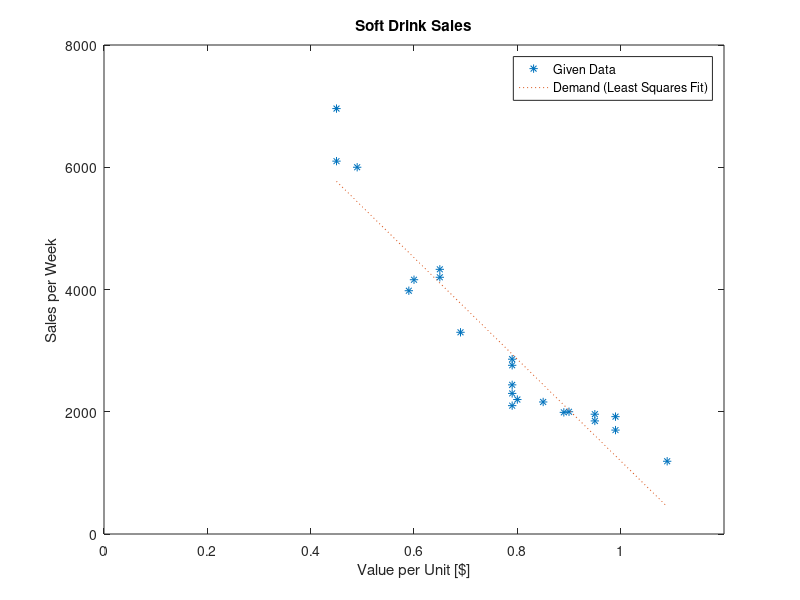

Source code (MATLAB): (Note: this script raises an error after producing the figure.)
%Written for: Computes and outputs Homework set 8 solutions for CSCI 4800-2
%Written by: Justin Clough
%Written on: 03/26/2017

%% Prep workspace

clear
home
close all
DIR = 'Graduate_Courses/CSCI4800/HomeWork/Set8/';

%% Problem 1

% Part C
% Sub-part a
% Create Matrices from given values
Sales = [3980 2200 1850 6100 2100 1700 2000 4200 2440 3300 2300 6000 1190 1960 2760 4330 6960 4160 1990 2860 1920 2160]';
b = Sales;
n = length(b);
A = ones(n,2);
Price = (1/100*[59 80 95 45 79 99 90 65 79 69 79 49 109 95 79 65 45 60 89 79 99 85]');
A(:,2) = Price;

% Compute components of Normal Equation
normed_a = A'*A;
normed_b = A'*b;
C_1 = (normed_a)\normed_b;

% Get values to plot least square line
LS(1) = C_1(1) + C_1(2)*min(Price);
LS(2) = C_1(1) + C_1(2)*max(Price);

% Calculate RMSE
RMSE = norm((b-A*C_1),2)/sqrt(n);

% Create Plots
figure;
plot( Price, Sales, '*');
axis([0 1.2 0 8000 ]);
hold on ;
xlabel('Value per Unit [$]');
ylabel('Sales per Week');
plot([min(Price),max(Price)],LS, ':');
title('Soft Drink Sales')
legend('Given Data', 'Demand (Least Squares Fit)');
print( [DIR 'CSCI4800HW8plot1c1'], '-djpeg');

% Print Requested information
fileID = fopen( [DIR 'CSCI4800HW8Output1c1.txt'], 'w');
fprintf(fileID, 'Results for Problem 1, Part C:\r\n\r\n');
fprintf(fileID, 'Coefficients from Least Squares: \r\n');
fprintf(fileID, 'Intercept: C_1 = %6.1f Sales per Week \r\n', C_1(1));
fprintf(fileID, 'Slope: C_2 = %6.1f Sales per Week per Dollar \r\n', C_1(2));
fprintf(fileID, '\r\nRMSE = %6.1f Sales per Week \r\n', RMSE);

% Sub-part b

%Determine range of possible sales per week
Q_min = min(Sales);
Q_max = max(Sales);
N = 100;
dQ = (Q_max-Q_min)/N;

% For each division in the range of sales per week
for i = 1:N+1;
    Q(i) = Q_min + (i-1)*dQ;
    % Use the LS fit to approximate the needed price per unit
    Value(i) = (Q(i)-C_1(1))/C_1(2);
    % Use given formula to find profit per unit sold per week
    Profit(i) = Q(i)*(Value(i)-0.23);
end

% Determine Max profit
f1 = @(x) (C_1(1)+C_1(2)*x)+C_1(2)*(x-0.23);
fx1 = @(x) (2*C_1(2));
tol = 10^-6;
maxIterations = 100;
x0 = (Q_max-Q_min)/2;
[root_value] = solveEquationByNewton( f1,fx1,x0,tol,maxIterations );
Max_profit = (C_1(1)+C_1(2)*root_value)*(root_value-0.23);

% Plot Profit curve
figure
plot(Value, Profit, '-');
hold on
plot(root_value, Max_profit, 'd')
plot([0 root_value],[Max_profit Max_profit], ':')
plot([root_value root_value], [0 Max_profit], ':')
xlabel('Unit Price [$]');
ylabel('Profit Per Week [$]');
title('Perspective Soft Drink Profits');
legend('Profit Curve', 'Optimal Price Point', 'Location', 'SouthEast')
print( [DIR 'CSCI4800HW8plot1c2'], '-djpeg');
fprintf(fileID, '\r\nOptimal Price per Unit = $ %3.2f \r\n', root_value);
fprintf(fileID, 'Estimated Profit at Optimal Price = $ %6.2f per Week', Max_profit);

% Close file
fclose(fileID);

%% Problem 2

% Part a
% Create Matrices from Given Values
for i=1:6
    t(i) = 0 + (i-1)*1/6;
end
y = [4 2 0 -5 -1 3];

% Create A3 & b3
for j = 1:3;
    for i = 1:6;
        if j == 1;
            A3(i,j) = 1;
        elseif j==2;
            A3(i,j) = cos(2*pi*t(i));
        elseif j==3;
            A3(i,j) = sin(2*pi*t(i));
        end
    end
end
b3 = y';

% Form normal equations & Solve
AA3 = A3'*A3;
Ab3 = A3'*b3;
C3 = AA3\Ab3;

% Calculate Residual
r3 = b3 - A3*C3;

% Create A4 & b4
for j = 1:4;
    for i = 1:6;
        if j == 1;
            A4(i,j) = 1;
        elseif j==2;
            A4(i,j) = cos(2*pi*t(i));
        elseif j==3;
            A4(i,j) = sin(2*pi*t(i));
        elseif j==4;
            A4(i,j) = cos(4*pi*t(i));
        end
    end
end
b4 = y';

% Form normal equations & Solve
AA4 = A4'*A4;
Ab4 = A4'*b4;
C4 = AA4\Ab4;

% Calculate Residual
r4 = b4 - A4*C4;
RMSE = norm(r4,2)/sqrt(6);

% Part b
A5 = [1 1 1 1;
    -2 0 1 2]';
b5 = [log(1) log(2) log(2) log(5)]';

AA5 = A5'*A5;
Ab5 = A5'*b5;

C5 = AA5\Ab5;

r5 = b5-A5*C5;

RMSE = norm(r5,2)/sqrt(4);



%% Problem 3

fileID = fopen( [DIR 'CSCI4800HW8Output3.txt'], 'w');

% Create A
clear A2
A2 = [1 2;
    2 2];

% Use Mod'd Gram-Schimdt
[Q2,R2] = mgs(A2);

% Check for accuracy:
check1 = norm(Q2'*Q2 - eye(2), 2);
check2 = norm(A2 - Q2*R2, 2);

fprintf(fileID, 'Results for Problem 3: \r\n\r\n');
fprintf(fileID, 'Results for first A from part (a): \r\n');
fprintf(fileID, '||A - QR||(2) = %2f \r\n', check2);
fprintf(fileID, '||Q^(T)*Q-I||(2) = %2f \r\n', check1);

% Create A
clear A3
A3 = [4 8 1;
    0 2 -2;
    3 6 7];

% Use Mod'd Gram-Schimdt
[Q3,R3] = mgs(A3);

% Check for accuracy:
check1 = norm(Q3'*Q3 - eye(3), 2);
check2 = norm(A3 - Q3*R3, 2);

fprintf(fileID, 'Results for second A from part (a): \r\n');
fprintf(fileID, '||A - QR||(2) = %2f \r\n', check2);
fprintf(fileID, '||Q^(T)*Q-I||(2) = %2f \r\n', check1);

fclose(fileID);


%% Problem 4

% Part a
clear x

fileID = fopen( [DIR 'CSCI4800HW8Output4.txt'], 'w');
fprintf(fileID, 'Results for Problem 4: \r\n\r\n');
fprintf(fileID, 'Results for part (a) (copy-pasted from Command Window): \r\n\r\n');

% Declare constants from given
t0 = 1950;
tol = 10^-5;
MaxIt = 20;
x0 = [50 0.1]';
t = [1950 1955 1960 1965 1970 1975 1980]';
cars_mil = [53.05 73.04 98.31 139.78 193.48 260.20 320.29]';
m = length(t);

% Create residual functions and jacobian for residual
for i=1:m
    r{i} = @(x) {cars_mil(i)-x(1)*exp((x(2)*(t(i)-t0)))};
    rx{i,:} = @(x) [-exp(x(2)*(t(i)-t0)) , -x(1)*(t(i)-t0)*exp(x(2)*(t(i)-t0))];
end

% Evaluate with gaussNewton; print results
C = gaussNewton(r,rx,x0,tol,MaxIt);
C_book = [54.03, 0.06152];
for i = 1:length(C)
    fprintf(fileID, 'C(%1i) = %3.4f\n', i, C(i));
    Per_Diff(i) = 100*abs((C(i)-C_book(i))/C_book(i));
    fprintf(fileID,...
        'Percent Difference WRT to book (%3.4f) = %3.2f%%\n',...
        C_book(i), Per_Diff(i));
end

% Calculate and print RMSE
for i = 1:m
    Res(i,:) = [r{i}(C)];
end
RMSE = norm(cell2mat(Res), 2)/sqrt(m);
RMSE_book = 9.56;
fprintf(fileID, 'RMSE = %3.4f\n', RMSE);
Per_Diff2 = 100*abs((RMSE-RMSE_book)/RMSE_book);
fprintf(fileID, ...
    'Percent Difference WRT to book (%3.4f) = %3.2f%%\n',...
        RMSE_book, Per_Diff2);

% Prep for plotting
time_min = min(t);
time_max = max(t);
evals = 100;
d_time = (time_max-time_min)/evals;
for i = 1:evals+1;
    time(i) = time_min+(i-1)*d_time;
    LSA(i) = C(1)*exp(C(2)*(time(i)-t0));
end

figure
plot(t, cars_mil, '+')
hold on 
title('World Automobile Supply')
xlabel('Year')
ylabel('Millions of Automobiles')
axis([1940 1990 0 400])
plot(time, LSA, ':')
legend('Given Data','Least Squares Approximation','Location','SouthEast')
print( [DIR 'CSCI4800HW8plot4a'], '-djpeg');


% Part b
clear x t r rx C LSA

fprintf(fileID, 'Results for part (b) (copy-pasted from Command Window): \r\n\r\n');

% Declare constants from given
x0 = [5,-0.1]';
conce = [8 12.3 15.5 16.8 17.1 15.8 15.2 14.0]';
m = length(conce);

% Create residual functions and jacobian for residual
for i=1:m
    t(i) = i;
    r{i} = @(x) {conce(i)-x(1)*t(i)*exp((x(2)*t(i)))};
    rx{i,:} = @(x) [-t(i)*exp(x(2)*t(i)) , -x(1)*(t(i))^(2)*exp(x(2)*t(i))];
end

% Evaluate with gaussNewton; print results
C = gaussNewton(r,rx,x0,tol,MaxIt);
C_book = [9.77, -0.215];
for i = 1:length(C)
    fprintf(fileID, 'C(%1i) = %3.4f\n', i, C(i));
    Per_Diff(i) = 100*abs((C(i)-C_book(i))/C_book(i));
    fprintf(fileID,...
        'Percent Difference WRT to book (%3.4f) = %3.2f%%\n',...
        C_book(i), Per_Diff(i));
end

% Calculate and print RMSE
for i = 1:m
    Res(i,:) = [r{i}(C)];
end
RMSE = norm(cell2mat(Res), 2)/sqrt(m);
%RMSE_book = 9.56; % No RMSE presented in text
fprintf(fileID, 'RMSE = %3.4f\n', RMSE);
%Per_Diff2 = 100*abs((RMSE-RMSE_book)/RMSE_book);
%fprintf(fileID, ...
%'Percent Difference WRT to book (%3.4f) = %3.2f%%\n',...
%       RMSE_book, Per_Diff2);
fprintf(fileID, 'No RMSE presented in the text to compare to.');

% Prep for plotting
time_min = min(t);
time_max = max(t);
evals = 100;
d_time = (time_max-time_min)/evals;
for i = 1:evals+1;
    time(i) = time_min+(i-1)*d_time;
    LSA(i) = C(1)*(time(i))*exp(C(2)*time(i));
end

figure
plot(t, conce, '+')
hold on 
title('Drug Concentration in Blood')
xlabel('Hour')
ylabel('Concentration [ng/ml]')
axis([0 10 0 20])
plot(time, LSA, ':')
legend('Given Data','Least Squares Approximation','Location','SouthEast')
print( [DIR 'CSCI4800HW8plot4b'], '-djpeg');

fclose(fileID);
